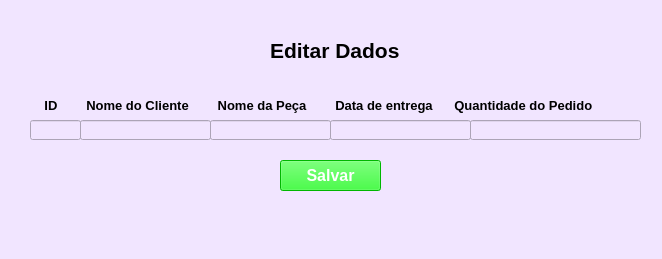
<?xml version="1.0" encoding="UTF-8"?>
<ui version="4.0">
 <class>MainWindow</class>
 <widget class="QMainWindow" name="MainWindow">
  <property name="geometry">
   <rect>
    <x>0</x>
    <y>0</y>
    <width>662</width>
    <height>259</height>
   </rect>
  </property>
  <property name="windowTitle">
   <string>Editor de Dados</string>
  </property>
  <property name="styleSheet">
   <string notr="true">background-color: rgb(241, 229, 255);</string>
  </property>
  <widget class="QWidget" name="centralwidget">
   <widget class="QLabel" name="label">
    <property name="geometry">
     <rect>
      <x>270</x>
      <y>30</y>
      <width>131</width>
      <height>41</height>
     </rect>
    </property>
    <property name="font">
     <font>
      <family>Arial</family>
      <pointsize>16</pointsize>
      <weight>75</weight>
      <bold>true</bold>
     </font>
    </property>
    <property name="text">
     <string>Editar Dados</string>
    </property>
   </widget>
   <widget class="QLabel" name="label_2">
    <property name="geometry">
     <rect>
      <x>30</x>
      <y>90</y>
      <width>601</width>
      <height>31</height>
     </rect>
    </property>
    <property name="font">
     <font>
      <family>Arial</family>
      <pointsize>10</pointsize>
      <weight>75</weight>
      <bold>true</bold>
     </font>
    </property>
    <property name="text">
     <string>    ID        Nome do Cliente        Nome da Peça        Data de entrega      Quantidade do Pedido</string>
    </property>
   </widget>
   <widget class="QLineEdit" name="lineEdit">
    <property name="geometry">
     <rect>
      <x>30</x>
      <y>120</y>
      <width>51</width>
      <height>20</height>
     </rect>
    </property>
   </widget>
   <widget class="QLineEdit" name="lineEdit_2">
    <property name="geometry">
     <rect>
      <x>80</x>
      <y>120</y>
      <width>131</width>
      <height>20</height>
     </rect>
    </property>
   </widget>
   <widget class="QLineEdit" name="lineEdit_3">
    <property name="geometry">
     <rect>
      <x>210</x>
      <y>120</y>
      <width>121</width>
      <height>20</height>
     </rect>
    </property>
   </widget>
   <widget class="QLineEdit" name="lineEdit_4">
    <property name="geometry">
     <rect>
      <x>330</x>
      <y>120</y>
      <width>141</width>
      <height>20</height>
     </rect>
    </property>
   </widget>
   <widget class="QLineEdit" name="lineEdit_5">
    <property name="geometry">
     <rect>
      <x>470</x>
      <y>120</y>
      <width>171</width>
      <height>20</height>
     </rect>
    </property>
   </widget>
   <widget class="QPushButton" name="pushButton">
    <property name="geometry">
     <rect>
      <x>280</x>
      <y>160</y>
      <width>101</width>
      <height>31</height>
     </rect>
    </property>
    <property name="font">
     <font>
      <family>Arial</family>
      <pointsize>12</pointsize>
      <weight>75</weight>
      <bold>true</bold>
     </font>
    </property>
    <property name="styleSheet">
     <string notr="true">background-color: rgb(0, 255, 0);
color: rgb(255, 255, 255);</string>
    </property>
    <property name="text">
     <string>Salvar</string>
    </property>
   </widget>
  </widget>
  <widget class="QMenuBar" name="menubar">
   <property name="geometry">
    <rect>
     <x>0</x>
     <y>0</y>
     <width>662</width>
     <height>21</height>
    </rect>
   </property>
  </widget>
  <widget class="QStatusBar" name="statusbar"/>
 </widget>
 <resources/>
 <connections/>
</ui>
